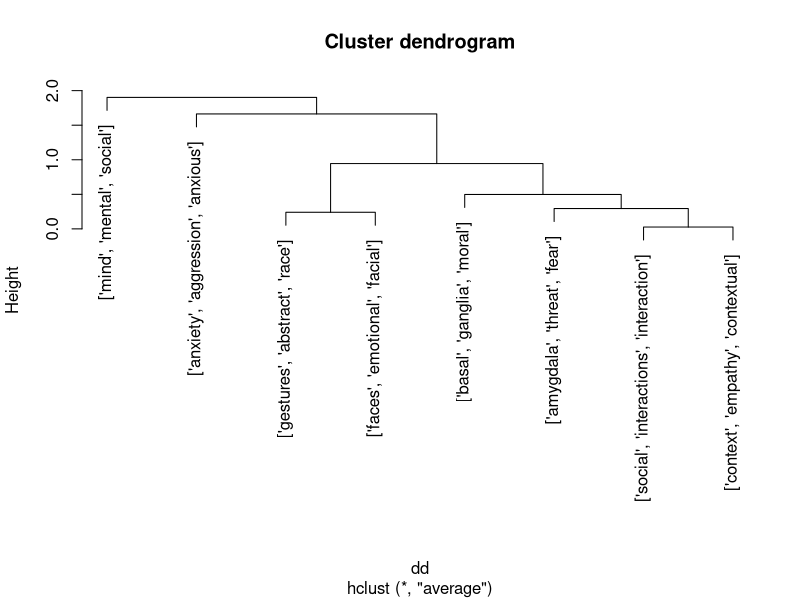

Write R code to recreate this figure.

#packages
library(ggplot2)
library(reshape)
library(dplyr)

#open data
data <- read.csv(file="decoding_output/decoding_results_topics_thresholded.csv",
                 header=TRUE, sep = ",", stringsAsFactors=FALSE)

data <- read.csv(file="decoding_output/decoding_results_topics_unthresholded.csv",
                 header=TRUE, sep = ",", stringsAsFactors=FALSE)


#social-moral-affective rows only (topic # plus 1)
data <- data %>%
  slice(c(101, 146, 155, 113, 136, 127, 140, 181))

#change index
rownames(data) <- data$topic_name


#only one column
data <- data %>%
  select(scenario)



# Compute distances and hierarchical clustering
dd <- dist(scale(data), method = "euclidean")

hc <- hclust(dd, method = "ward.D2")
hc <- hclust(dd, method = "single")
hc <- hclust(dd, method = "complete")
hc <- hclust(dd, method = "average")


#plot
plot(hc, hang = 0.1, 
     main = "Cluster dendrogram", sub = NULL,
     xlab = NULL, ylab = "Height")
